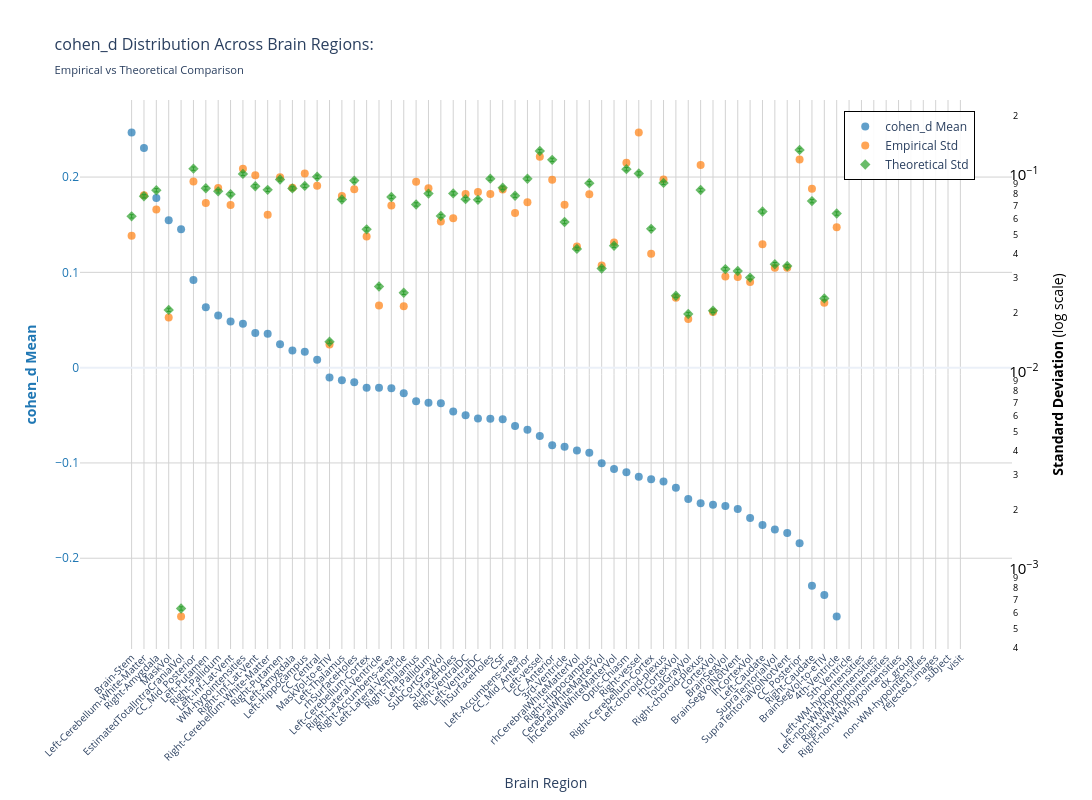
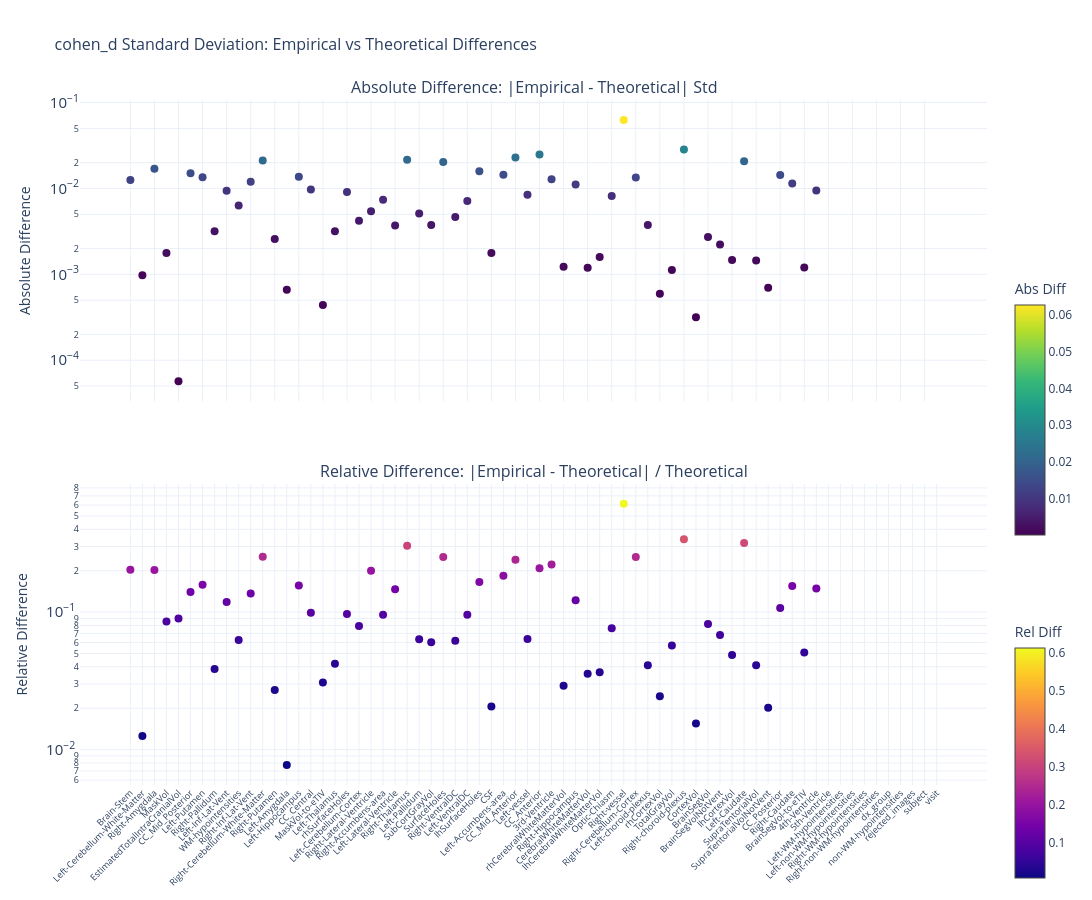

Notebook cell for these charts, in order:
### Markdown cell above
### Cohen's d

### Code cell
nu_nav = df_npvr[(df_npvr["study"] == "longitudinal") & (df_npvr["group"] == "HC-PD")]
data_path = stats_dir / f"cohen_d_longitudinal_{METRIC}.parquet"
df, stats = get_test_stats(
    data_path,
    stat_functions_F,
    nu_nav,
    hemisphere=False,
    study="longitudinal",
    raw_values=True,
)
show_figure(
    stats, hemisphere=False, stat_name="cohen_d", study="longitudinal", metric=METRIC
)

### Figure 1 — Plotly figure (JSON) as saved in the notebook; plotly's stock layout.template omitted (floating-point values rounded to 4 significant figures)
{"data": [{"hovertemplate": "<b>%{x}</b><br>Mean cohen_d: %{y:.2f}<br><extra></extra>", "marker": {"color": "#1f77b4", "opacity": 0.7, "size": 8}, "mode": "markers", "name": "cohen_d Mean", "type": "scatter", "x": ["Brain-Stem", "Left-Cerebellum-White-Matter", "Right-Amygdala", "MaskVol", "EstimatedTotalIntraCranialVol", "CC_Mid_Posterior", "Left-Putamen", "Right-Pallidum", "Left-Inf-Lat-Vent", "WM-hypointensities", "Right-Inf-Lat-Vent", "Right-Cerebellum-White-Matter", "Right-Putamen", "Left-Amygdala", "Left-Hippocampus", "CC_Central", "MaskVol-to-eTIV", "Left-Thalamus", "rhSurfaceHoles", "Left-Cerebellum-Cortex", "Right-Lateral-Ventricle", "Right-Accumbens-area", "Left-Lateral-Ventricle", "Right-Thalamus", "Left-Pallidum", "SubCortGrayVol", "SurfaceHoles", "Right-VentralDC", "Left-VentralDC", "lhSurfaceHoles", "CSF", "Left-Accumbens-area", "CC_Mid_Anterior", "Left-vessel", "CC_Anterior", "3rd-Ventricle", "rhCerebralWhiteMatterVol", "Right-Hippocampus", "CerebralWhiteMatterVol", "lhCerebralWhiteMatterVol", "Optic-Chiasm", "Right-vessel", "Right-Cerebellum-Cortex", "Left-choroid-plexus", "rhCortexVol", "TotalGrayVol", "Right-choroid-plexus", "CortexVol", "BrainSegVol", "BrainSegVolNotVent", "lhCortexVol", "Left-Caudate", "SupraTentorialVol", "SupraTentorialVolNotVent", "CC_Posterior", "Right-Caudate", "BrainSegVol-to-eTIV", "4th-Ventricle", "5th-Ventricle", "Left-WM-hypointensities", "Left-non-WM-hypointensities", "Right-WM-hypointensities", "Right-non-WM-hypointensities", "dx_group", "non-WM-hypointensities", "rejected_images", "subject", "visit"], "y": [0.2468, 0.2305, 0.178, 0.1546, 0.1452, 0.09195, 0.06329, 0.05477, 0.04849, 0.04596, 0.03633, 0.03569, 0.02468, 0.01796, 0.01678, 0.008294, -0.01035, -0.01332, -0.0154, -0.02114, -0.02116, -0.02167, -0.0269, -0.03536, -0.03678, -0.03744, -0.04596, -0.0499, -0.05343, -0.05368, -0.05413, -0.06113, -0.06518, -0.07185, -0.0814, -0.08313, -0.087, -0.08942, -0.1004, -0.1065, -0.1099, -0.1144, -0.1171, -0.1195, -0.1259, -0.1379, -0.1424, -0.144, -0.1451, -0.1484, -0.1579, -0.1652, -0.1698, -0.1734, -0.1844, -0.2289, -0.2385, -0.2612, NaN, NaN, NaN, NaN, NaN, NaN, NaN, NaN, NaN, NaN], "yaxis": "y"}, {"hovertemplate": "<b>%{x}</b><br>Empirical Std: %{y:.3f}<br><extra></extra>", "marker": {"color": "#ff7f0e", "opacity": 0.7, "size": 8, "symbol": "circle"}, "mode": "markers", "name": "Empirical Std", "type": "scatter", "x": ["Brain-Stem", "Left-Cerebellum-White-Matter", "Right-Amygdala", "MaskVol", "EstimatedTotalIntraCranialVol", "CC_Mid_Posterior", "Left-Putamen", "Right-Pallidum", "Left-Inf-Lat-Vent", "WM-hypointensities", "Right-Inf-Lat-Vent", "Right-Cerebellum-White-Matter", "Right-Putamen", "Left-Amygdala", "Left-Hippocampus", "CC_Central", "MaskVol-to-eTIV", "Left-Thalamus", "rhSurfaceHoles", "Left-Cerebellum-Cortex", "Right-Lateral-Ventricle", "Right-Accumbens-area", "Left-Lateral-Ventricle", "Right-Thalamus", "Left-Pallidum", "SubCortGrayVol", "SurfaceHoles", "Right-VentralDC", "Left-VentralDC", "lhSurfaceHoles", "CSF", "Left-Accumbens-area", "CC_Mid_Anterior", "Left-vessel", "CC_Anterior", "3rd-Ventricle", "rhCerebralWhiteMatterVol", "Right-Hippocampus", "CerebralWhiteMatterVol", "lhCerebralWhiteMatterVol", "Optic-Chiasm", "Right-vessel", "Right-Cerebellum-Cortex", "Left-choroid-plexus", "rhCortexVol", "TotalGrayVol", "Right-choroid-plexus", "CortexVol", "BrainSegVol", "BrainSegVolNotVent", "lhCortexVol", "Left-Caudate", "SupraTentorialVol", "SupraTentorialVolNotVent", "CC_Posterior", "Right-Caudate", "BrainSegVol-to-eTIV", "4th-Ventricle", "5th-Ventricle", "Left-WM-hypointensities", "Left-non-WM-hypointensities", "Right-WM-hypointensities", "Right-non-WM-hypointensities", "dx_group", "non-WM-hypointensities", "rejected_images", "subject", "visit"], "y": [0.04919, 0.07902, 0.06679, 0.01893, 0.0005753, 0.09269, 0.07212, 0.08586, 0.07043, 0.1077, 0.09968, 0.0629, 0.09747, 0.0862, 0.1018, 0.0883, 0.01382, 0.07828, 0.08461, 0.04882, 0.02176, 0.07001, 0.02157, 0.09252, 0.08563, 0.0582, 0.06041, 0.08013, 0.08202, 0.08005, 0.08447, 0.06411, 0.07285, 0.1239, 0.09458, 0.07059, 0.04343, 0.07985, 0.03478, 0.04542, 0.1153, 0.1645, 0.03991, 0.09501, 0.02384, 0.01858, 0.1123, 0.02018, 0.0306, 0.03039, 0.0287, 0.04457, 0.03385, 0.03384, 0.1198, 0.08517, 0.02247, 0.05431, NaN, NaN, NaN, NaN, NaN, NaN, NaN, NaN, NaN, NaN], "yaxis": "y2"}, {"error_y": {"array": [0.001226, 0.001551, 0.001664, 0.0004112, 1.256e-05, 0.002141, 0.001702, 0.001643, 0.001587, 0.002014, 0.001743, 0.001672, 0.001885, 0.0017, 0.00175, 0.001947, 0.0002833, 0.001493, 0.001862, 0.001053, 0.0005406, 0.001538, 0.000502, 0.00141, 0.0016, 0.001231, 0.001603, 0.001499, 0.001487, 0.001906, 0.001714, 0.001561, 0.001904, 0.00263, 0.002373, 0.001148, 0.0008384, 0.001807, 0.0006674, 0.0008707, 0.002129, 0.002025, 0.00106, 0.001813, 0.0004855, 0.0003916, 0.001668, 0.0004072, 0.0006622, 0.000648, 0.0005996, 0.001298, 0.0007014, 0.0006862, 0.002665, 0.001465, 0.0004703, 0.001267, NaN, NaN, NaN, NaN, NaN, NaN, NaN, NaN, NaN, NaN], "arrayminus": [0.001202, 0.00152, 0.001631, 0.000403, 1.231e-05, 0.002099, 0.001668, 0.00161, 0.001555, 0.001974, 0.001708, 0.001638, 0.001848, 0.001666, 0.001716, 0.001908, 0.0002777, 0.001463, 0.001825, 0.001033, 0.0005298, 0.001507, 0.0004921, 0.001382, 0.001568, 0.001206, 0.001572, 0.00147, 0.001458, 0.001868, 0.00168, 0.00153, 0.001867, 0.002578, 0.002326, 0.001125, 0.0008218, 0.001772, 0.0006541, 0.0008534, 0.002087, 0.001985, 0.001039, 0.001777, 0.0004758, 0.0003839, 0.001634, 0.0003991, 0.000649, 0.0006352, 0.0005877, 0.001272, 0.0006875, 0.0006726, 0.002612, 0.001436, 0.000461, 0.001242, NaN, NaN, NaN, NaN, NaN, NaN, NaN, NaN, NaN, NaN], "color": "#2ca02c", "thickness": 1, "type": "data", "visible": true, "width": 2}, "hovertemplate": "<b>%{x}</b><br>Theoretical Std: %{y:.3f}<br><extra></extra>", "marker": {"color": "#2ca02c", "opacity": 0.7, "size": 8, "symbol": "diamond"}, "mode": "markers", "name": "Theoretical Std", "type": "scatter", "x": ["Brain-Stem", "Left-Cerebellum-White-Matter", "Right-Amygdala", "MaskVol", "EstimatedTotalIntraCranialVol", "CC_Mid_Posterior", "Left-Putamen", "Right-Pallidum", "Left-Inf-Lat-Vent", "WM-hypointensities", "Right-Inf-Lat-Vent", "Right-Cerebellum-White-Matter", "Right-Putamen", "Left-Amygdala", "Left-Hippocampus", "CC_Central", "MaskVol-to-eTIV", "Left-Thalamus", "rhSurfaceHoles", "Left-Cerebellum-Cortex", "Right-Lateral-Ventricle", "Right-Accumbens-area", "Left-Lateral-Ventricle", "Right-Thalamus", "Left-Pallidum", "SubCortGrayVol", "SurfaceHoles", "Right-VentralDC", "Left-VentralDC", "lhSurfaceHoles", "CSF", "Left-Accumbens-area", "CC_Mid_Anterior", "Left-vessel", "CC_Anterior", "3rd-Ventricle", "rhCerebralWhiteMatterVol", "Right-Hippocampus", "CerebralWhiteMatterVol", "lhCerebralWhiteMatterVol", "Optic-Chiasm", "Right-vessel", "Right-Cerebellum-Cortex", "Left-choroid-plexus", "rhCortexVol", "TotalGrayVol", "Right-choroid-plexus", "CortexVol", "BrainSegVol", "BrainSegVolNotVent", "lhCortexVol", "Left-Caudate", "SupraTentorialVol", "SupraTentorialVolNotVent", "CC_Posterior", "Right-Caudate", "BrainSegVol-to-eTIV", "4th-Ventricle", "5th-Ventricle", "Left-WM-hypointensities", "Left-non-WM-hypointensities", "Right-WM-hypointensities", "Right-non-WM-hypointensities", "dx_group", "non-WM-hypointensities", "rejected_images", "subject", "visit"], "y": [0.06173, 0.07804, 0.08375, 0.02069, 0.0006321, 0.1078, 0.08565, 0.08268, 0.07987, 0.1013, 0.08771, 0.08413, 0.09489, 0.08554, 0.08809, 0.098, 0.01426, 0.07512, 0.0937, 0.05302, 0.02721, 0.0774, 0.02527, 0.07095, 0.08051, 0.06195, 0.08069, 0.07546, 0.07486, 0.09591, 0.08624, 0.07856, 0.09584, 0.1324, 0.1194, 0.05777, 0.0422, 0.09096, 0.03359, 0.04382, 0.1072, 0.1019, 0.05335, 0.09126, 0.02443, 0.01971, 0.08393, 0.02049, 0.03333, 0.03261, 0.03018, 0.06532, 0.0353, 0.03453, 0.1341, 0.07375, 0.02367, 0.06378, NaN, NaN, NaN, NaN, NaN, NaN, NaN, NaN, NaN, NaN], "yaxis": "y2"}], "layout": {"height": 800, "hovermode": "x", "legend": {"bgcolor": "rgba(255, 255, 255, 0.9)", "bordercolor": "black", "borderwidth": 1, "font": {"size": 12}, "orientation": "v", "x": 0.82, "y": 0.98}, "title": {"font": {"size": 16}, "text": "cohen_d Distribution Across Brain Regions:<br><sub>Empirical vs Theoretical Comparison</sub>"}, "width": 1400, "xaxis": {"gridcolor": "lightgray", "showgrid": true, "tickangle": -45, "tickfont": {"size": 10}, "title": {"text": "Brain Region"}}, "yaxis": {"gridcolor": "lightgray", "showgrid": true, "side": "left", "tickfont": {"color": "#1f77b4"}, "title": {"font": {"color": "#1f77b4"}, "text": "<b>cohen_d Mean</b>"}}, "yaxis2": {"exponentformat": "power", "overlaying": "y", "showgrid": false, "side": "right", "tickfont": {"color": "black"}, "title": {"font": {"color": "black"}, "text": "<b>Standard Deviation</b> (log scale)"}, "type": "log"}}}

### Figure 2 — Plotly figure (JSON) as saved in the notebook; plotly's stock layout.template omitted (floating-point values rounded to 4 significant figures)
{"data": [{"hovertemplate": "<b>%{x}</b><br>Abs Diff: %{y:.4f}<br><extra></extra>", "marker": {"color": [0.01253, 0.0009784, 0.01696, 0.001768, 5.68e-05, 0.01507, 0.01353, 0.003182, 0.00944, 0.006345, 0.01197, 0.02123, 0.00258, 0.0006619, 0.01373, 0.009699, 0.0004384, 0.003167, 0.009093, 0.004199, 0.005445, 0.007395, 0.003699, 0.02157, 0.005113, 0.003745, 0.02028, 0.004667, 0.007161, 0.01586, 0.001774, 0.01445, 0.02299, 0.008438, 0.02483, 0.01282, 0.00123, 0.01111, 0.001196, 0.001598, 0.00817, 0.0626, 0.01344, 0.003749, 0.0005963, 0.001126, 0.0284, 0.0003174, 0.00273, 0.002219, 0.001473, 0.02075, 0.00145, 0.000697, 0.01434, 0.01143, 0.001201, 0.009466, NaN, NaN, NaN, NaN, NaN, NaN, NaN, NaN, NaN, NaN], "colorbar": {"len": 0.4, "title": {"text": "Abs Diff"}, "y": 0.75, "yanchor": "top"}, "colorscale": [[0, "#440154"], [0.1111, "#482878"], [0.2222, "#3e4989"], [0.3333, "#31688e"], [0.4444, "#26828e"], [0.5556, "#1f9e89"], [0.6667, "#35b779"], [0.7778, "#6ece58"], [0.8889, "#b5de2b"], [1, "#fde725"]], "showscale": true, "size": 8}, "mode": "markers", "name": "Absolute", "type": "scatter", "x": ["Brain-Stem", "Left-Cerebellum-White-Matter", "Right-Amygdala", "MaskVol", "EstimatedTotalIntraCranialVol", "CC_Mid_Posterior", "Left-Putamen", "Right-Pallidum", "Left-Inf-Lat-Vent", "WM-hypointensities", "Right-Inf-Lat-Vent", "Right-Cerebellum-White-Matter", "Right-Putamen", "Left-Amygdala", "Left-Hippocampus", "CC_Central", "MaskVol-to-eTIV", "Left-Thalamus", "rhSurfaceHoles", "Left-Cerebellum-Cortex", "Right-Lateral-Ventricle", "Right-Accumbens-area", "Left-Lateral-Ventricle", "Right-Thalamus", "Left-Pallidum", "SubCortGrayVol", "SurfaceHoles", "Right-VentralDC", "Left-VentralDC", "lhSurfaceHoles", "CSF", "Left-Accumbens-area", "CC_Mid_Anterior", "Left-vessel", "CC_Anterior", "3rd-Ventricle", "rhCerebralWhiteMatterVol", "Right-Hippocampus", "CerebralWhiteMatterVol", "lhCerebralWhiteMatterVol", "Optic-Chiasm", "Right-vessel", "Right-Cerebellum-Cortex", "Left-choroid-plexus", "rhCortexVol", "TotalGrayVol", "Right-choroid-plexus", "CortexVol", "BrainSegVol", "BrainSegVolNotVent", "lhCortexVol", "Left-Caudate", "SupraTentorialVol", "SupraTentorialVolNotVent", "CC_Posterior", "Right-Caudate", "BrainSegVol-to-eTIV", "4th-Ventricle", "5th-Ventricle", "Left-WM-hypointensities", "Left-non-WM-hypointensities", "Right-WM-hypointensities", "Right-non-WM-hypointensities", "dx_group", "non-WM-hypointensities", "rejected_images", "subject", "visit"], "xaxis": "x", "y": [0.01253, 0.0009784, 0.01696, 0.001768, 5.68e-05, 0.01507, 0.01353, 0.003182, 0.00944, 0.006345, 0.01197, 0.02123, 0.00258, 0.0006619, 0.01373, 0.009699, 0.0004384, 0.003167, 0.009093, 0.004199, 0.005445, 0.007395, 0.003699, 0.02157, 0.005113, 0.003745, 0.02028, 0.004667, 0.007161, 0.01586, 0.001774, 0.01445, 0.02299, 0.008438, 0.02483, 0.01282, 0.00123, 0.01111, 0.001196, 0.001598, 0.00817, 0.0626, 0.01344, 0.003749, 0.0005963, 0.001126, 0.0284, 0.0003174, 0.00273, 0.002219, 0.001473, 0.02075, 0.00145, 0.000697, 0.01434, 0.01143, 0.001201, 0.009466, NaN, NaN, NaN, NaN, NaN, NaN, NaN, NaN, NaN, NaN], "yaxis": "y"}, {"hovertemplate": "<b>%{x}</b><br>Rel Diff: %{y:.2%}<br><extra></extra>", "marker": {"color": [0.203, 0.01254, 0.2026, 0.08545, 0.08986, 0.1399, 0.158, 0.03848, 0.1182, 0.06261, 0.1365, 0.2524, 0.02718, 0.007737, 0.1559, 0.09897, 0.03075, 0.04216, 0.09704, 0.0792, 0.2001, 0.09554, 0.1464, 0.3041, 0.0635, 0.06045, 0.2513, 0.06185, 0.09567, 0.1654, 0.02057, 0.184, 0.2399, 0.06375, 0.2079, 0.2219, 0.02915, 0.1222, 0.0356, 0.03646, 0.07624, 0.6143, 0.252, 0.04109, 0.02441, 0.05712, 0.3383, 0.01549, 0.08191, 0.06805, 0.04882, 0.3176, 0.04107, 0.02018, 0.1069, 0.1549, 0.05073, 0.1484, NaN, NaN, NaN, NaN, NaN, NaN, NaN, NaN, NaN, NaN], "colorbar": {"len": 0.4, "title": {"text": "Rel Diff"}, "y": 0.25, "yanchor": "top"}, "colorscale": [[0, "#0d0887"], [0.1111, "#46039f"], [0.2222, "#7201a8"], [0.3333, "#9c179e"], [0.4444, "#bd3786"], [0.5556, "#d8576b"], [0.6667, "#ed7953"], [0.7778, "#fb9f3a"], [0.8889, "#fdca26"], [1, "#f0f921"]], "showscale": true, "size": 8}, "mode": "markers", "name": "Relative", "type": "scatter", "x": ["Brain-Stem", "Left-Cerebellum-White-Matter", "Right-Amygdala", "MaskVol", "EstimatedTotalIntraCranialVol", "CC_Mid_Posterior", "Left-Putamen", "Right-Pallidum", "Left-Inf-Lat-Vent", "WM-hypointensities", "Right-Inf-Lat-Vent", "Right-Cerebellum-White-Matter", "Right-Putamen", "Left-Amygdala", "Left-Hippocampus", "CC_Central", "MaskVol-to-eTIV", "Left-Thalamus", "rhSurfaceHoles", "Left-Cerebellum-Cortex", "Right-Lateral-Ventricle", "Right-Accumbens-area", "Left-Lateral-Ventricle", "Right-Thalamus", "Left-Pallidum", "SubCortGrayVol", "SurfaceHoles", "Right-VentralDC", "Left-VentralDC", "lhSurfaceHoles", "CSF", "Left-Accumbens-area", "CC_Mid_Anterior", "Left-vessel", "CC_Anterior", "3rd-Ventricle", "rhCerebralWhiteMatterVol", "Right-Hippocampus", "CerebralWhiteMatterVol", "lhCerebralWhiteMatterVol", "Optic-Chiasm", "Right-vessel", "Right-Cerebellum-Cortex", "Left-choroid-plexus", "rhCortexVol", "TotalGrayVol", "Right-choroid-plexus", "CortexVol", "BrainSegVol", "BrainSegVolNotVent", "lhCortexVol", "Left-Caudate", "SupraTentorialVol", "SupraTentorialVolNotVent", "CC_Posterior", "Right-Caudate", "BrainSegVol-to-eTIV", "4th-Ventricle", "5th-Ventricle", "Left-WM-hypointensities", "Left-non-WM-hypointensities", "Right-WM-hypointensities", "Right-non-WM-hypointensities", "dx_group", "non-WM-hypointensities", "rejected_images", "subject", "visit"], "xaxis": "x2", "y": [0.203, 0.01254, 0.2026, 0.08545, 0.08986, 0.1399, 0.158, 0.03848, 0.1182, 0.06261, 0.1365, 0.2524, 0.02718, 0.007737, 0.1559, 0.09897, 0.03075, 0.04216, 0.09704, 0.0792, 0.2001, 0.09554, 0.1464, 0.3041, 0.0635, 0.06045, 0.2513, 0.06185, 0.09567, 0.1654, 0.02057, 0.184, 0.2399, 0.06375, 0.2079, 0.2219, 0.02915, 0.1222, 0.0356, 0.03646, 0.07624, 0.6143, 0.252, 0.04109, 0.02441, 0.05712, 0.3383, 0.01549, 0.08191, 0.06805, 0.04882, 0.3176, 0.04107, 0.02018, 0.1069, 0.1549, 0.05073, 0.1484, NaN, NaN, NaN, NaN, NaN, NaN, NaN, NaN, NaN, NaN], "yaxis": "y2"}], "layout": {"annotations": [{"font": {"size": 16}, "showarrow": false, "text": "Absolute Difference: |Empirical - Theoretical| Std", "x": 0.5, "xanchor": "center", "xref": "paper", "y": 1, "yanchor": "bottom", "yref": "paper"}, {"font": {"size": 16}, "showarrow": false, "text": "Relative Difference: |Empirical - Theoretical| / Theoretical", "x": 0.5, "xanchor": "center", "xref": "paper", "y": 0.44, "yanchor": "bottom", "yref": "paper"}], "height": 900, "hovermode": "x unified", "showlegend": false, "title": {"font": {"size": 16}, "text": "cohen_d Standard Deviation: Empirical vs Theoretical Differences"}, "width": 1400, "xaxis": {"anchor": "y", "domain": [0, 1], "showticklabels": false}, "xaxis2": {"anchor": "y2", "domain": [0, 1], "tickangle": -45, "tickfont": {"size": 9}}, "yaxis": {"anchor": "x", "domain": [0.56, 1], "exponentformat": "power", "title": {"text": "Absolute Difference"}, "type": "log"}, "yaxis2": {"anchor": "x2", "domain": [0, 0.44], "exponentformat": "power", "title": {"text": "Relative Difference"}, "type": "log"}}}
